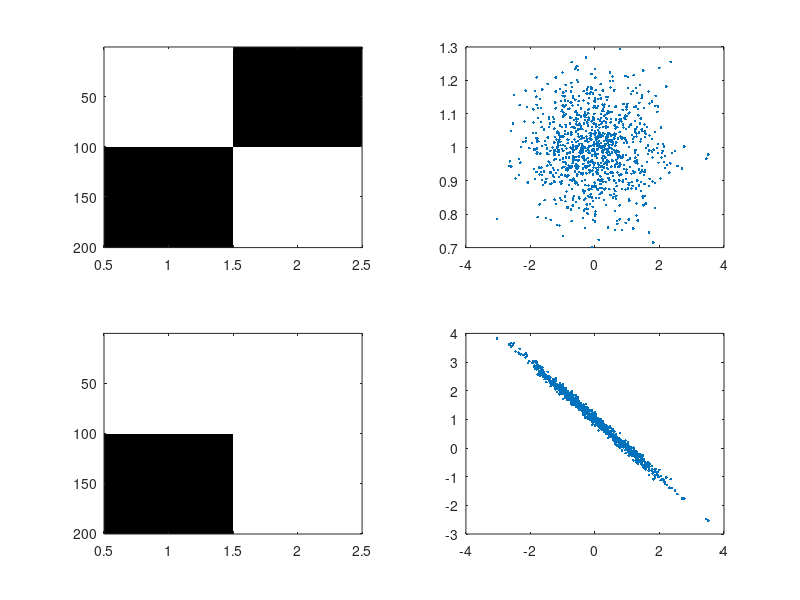

Source code (MATLAB):
clear

x_psy1 = [ones(100,1),zeros(100,1);zeros(100,1),ones(100,1)];
x_psy2 = [ones(100,1),ones(100,1);zeros(100,1),ones(100,1)];

permn = 1000;
for permi = 1:permn
    yA = randn(100,1) + 1;
    yB = randn(100,1) + randn(1,1);
    
    y = [yA;yB];
    
    Beta1 = regress(y,x_psy1);
    Beta1_A(permi,1) = Beta1(1);
    
    Beta2 = regress(y,x_psy2);
    Beta2_A(permi,1) = Beta2(1);
    
    Effect_B(permi,1) = mean(yB);
end

figure;
subplot(2,2,1); imagesc(x_psy1); colormap('gray')
subplot(2,2,2); plot(Effect_B,Beta1_A,'.')
subplot(2,2,3); imagesc(x_psy2); colormap('gray')
subplot(2,2,4); plot(Effect_B,Beta2_A,'.')
